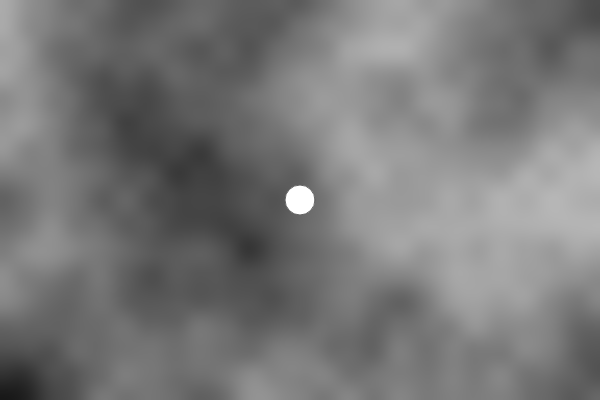
Frame 1 (no input)
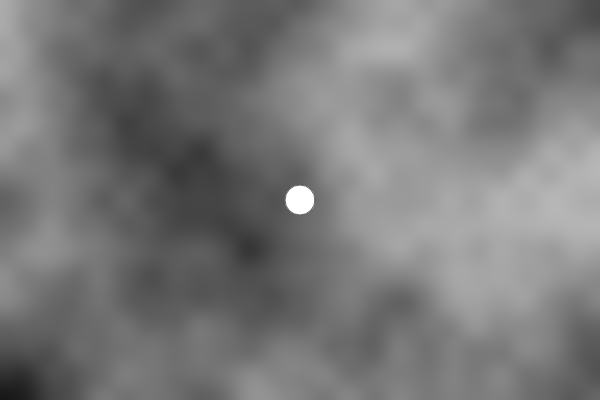
Frame 60 (no input)
Frame 120 (the mouse pressed at the canvas centre since frame 60): identical to frame 60, image omitted

The p5.js sketch that drew these frames (run headless with seeded random() and noise() and a simulated clock; from frame 60 on, the mouse is pressed at the canvas centre):

// p5.js sketch
// ── sketch.js
function setup() {
    // Runs once
    createCanvas(600, 400); // width, height

    loadPixels();
    let tx = 0.0;
    for (let x = 0; x<width; x++) {
        let ty = 0.0;
        for (let y=0; y<height; y++) {
            const gray = noise(tx, ty) * 255;
            set(x, y, gray);
            ty += 0.005;
        }
        tx += 0.005;
    }
    updatePixels();
}

let u = 0;
let v = 0;

function draw() {
    stroke(100);
    fill(255);
    circle(width/2, height/2, 30);
}
